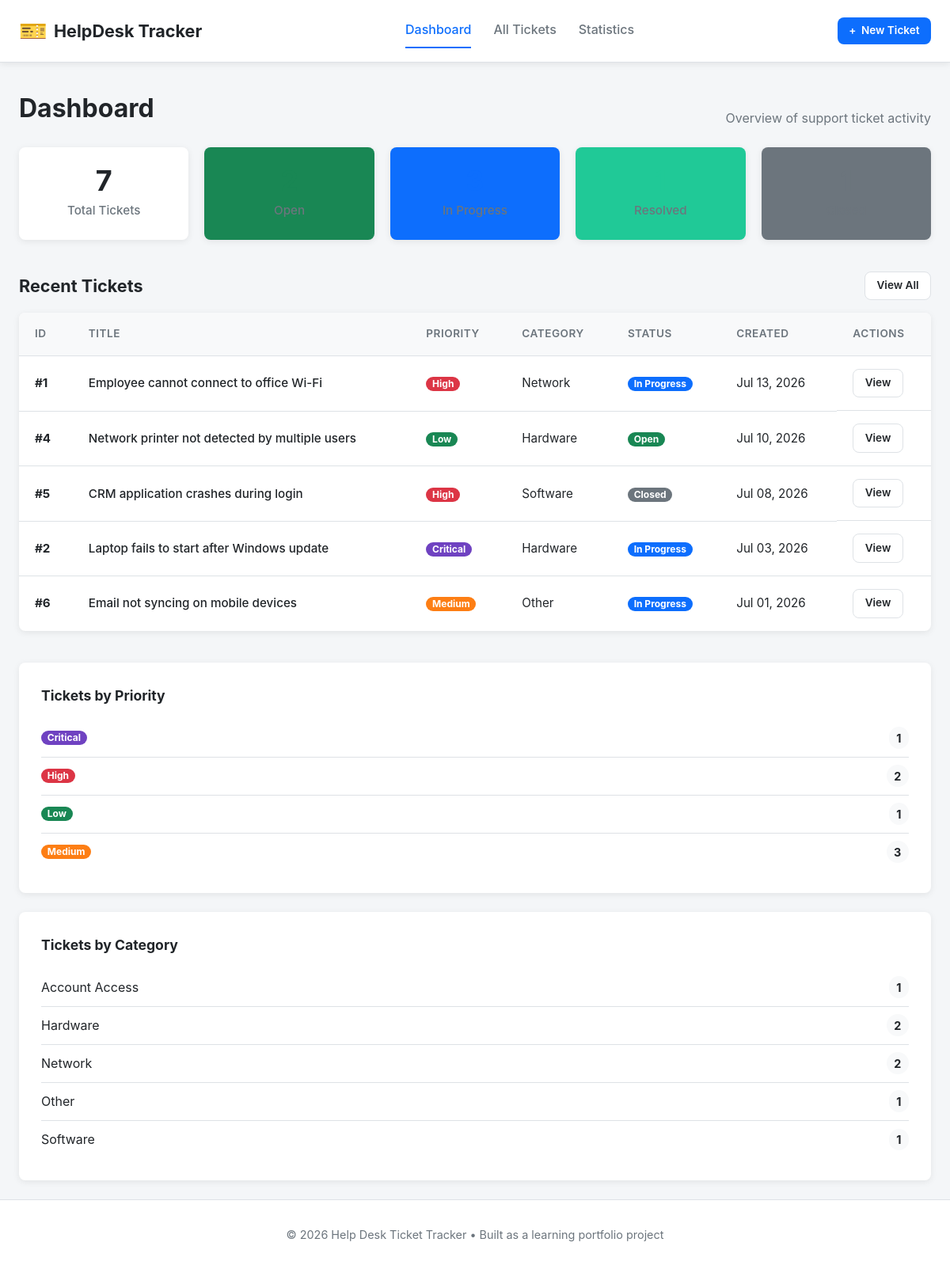
/dashboard, run on the app's committed database.
### models.py (models this page shows, shortened)
class Ticket(db.Model):
    __tablename__ = 'tickets'
    id = db.Column(db.Integer, primary_key=True)
    title = db.Column(db.String(200), nullable=False)
    description = db.Column(db.Text, nullable=False)
    priority = db.Column(db.String(20), nullable=False)
    category = db.Column(db.String(30), nullable=False)
    status = db.Column(db.String(20), nullable=False, default='Open')
    created_at = db.Column(db.DateTime, default=datetime.utcnow)
    updated_at = db.Column(db.DateTime, default=datetime.utcnow, onupdate=datetime.utcnow)
    notes = db.relationship(
        'TroubleshootingNote',
        backref='ticket',
        lazy='dynamic',
        cascade='all, delete-orphan'
    )

### app.py (the view)
    @app.route('/')
    @app.route('/dashboard')
    def dashboard():
        total = Ticket.query.count()
        open_ = Ticket.query.filter_by(status='Open').count()
        in_progress = Ticket.query.filter_by(status='In Progress').count()
        resolved = Ticket.query.filter_by(status='Resolved').count()
        closed = Ticket.query.filter_by(status='Closed').count()
        recent = Ticket.query.order_by(Ticket.created_at.desc()).limit(5).all()
        priority_stats = db.session.query(Ticket.priority, func.count(Ticket.id)).group_by(Ticket.priority).all()
        category_stats = db.session.query(Ticket.category, func.count(Ticket.id)).group_by(Ticket.category).all()
        return render_template('dashboard.html',
                               total_tickets=total, open_tickets=open_,
                               in_progress_tickets=in_progress, resolved_tickets=resolved,
                               closed_tickets=closed, recent_tickets=recent,
                               priority_stats=priority_stats, category_stats=category_stats)

### app.py (called while the page is built)
def create_app():
    app = Flask(__name__)
    app.config['SECRET_KEY'] = 'dev-secret-key-change-this-in-production'
    app.config['SQLALCHEMY_DATABASE_URI'] = 'sqlite:///' + os.path.join(app.instance_path, 'tickets.db')
    app.config['SQLALCHEMY_TRACK_MODIFICATIONS'] = False
    os.makedirs(app.instance_path, exist_ok=True)
    db.init_app(app)
    register_routes(app)
    register_error_handlers(app)
    @app.context_processor
    def inject_global_vars():
        return {'current_year': datetime.utcnow().year}
    return app

### templates/dashboard.html (shortened to what this page needs)
{% extends "base.html" %}
{% block content %}
<div class="page-header">
    <h1>Dashboard</h1>
    <p class="subtitle">Overview of support ticket activity</p>
</div>
<div class="stats-grid">
    <div class="stat-card">
        <div class="stat-number">{{ total_tickets }}</div>
        <div class="stat-label">Total Tickets</div>
    </div>
    <div class="stat-card status-open">
        <div class="stat-number">{{ open_tickets }}</div>
        <div class="stat-label">Open</div>
    </div>
    <div class="stat-card status-in-progress">
        <div class="stat-number">{{ in_progress_tickets }}</div>
        <div class="stat-label">In Progress</div>
    </div>
    <div class="stat-card status-resolved">
        <div class="stat-number">{{ resolved_tickets }}</div>
        <div class="stat-label">Resolved</div>
    </div>
    <div class="stat-card status-closed">
        <div class="stat-number">{{ closed_tickets }}</div>
        <div class="stat-label">Closed</div>
    </div>
</div>
<div class="section">
    <div class="section-header">
        <h2>Recent Tickets</h2>
        <a href="{{ url_for('list_tickets') }}" class="btn btn-secondary btn-sm">View All</a>
    </div>
    {% if recent_tickets %}
        <div class="table-responsive">
            <table class="tickets-table">
                <thead>
                    <tr>
                        <th>ID</th>
                        <th>Title</th>
                        <th>Priority</th>
                        <th>Category</th>
                        <th>Status</th>
                        <th>Created</th>
                        <th>Actions</th>
                    </tr>
                </thead>
                <tbody>
                    {% for ticket in recent_tickets %}
                    <tr>
                        <td><strong>#{{ ticket.id }}</strong></td>
                        <td>
                            <a href="{{ url_for('ticket_details', ticket_id=ticket.id) }}" class="ticket-title-link">
                                {{ ticket.title }}
                            </a>
                        </td>
                        <td>
                            <span class="badge badge-{{ ticket.priority|lower }}">{{ ticket.priority }}</span>
                        </td>
                        <td>{{ ticket.category }}</td>
                        <td>
                            <span class="badge status-{{ ticket.status|replace(' ', '-')|lower }}">{{ ticket.status }}</span>
                        </td>
                        <td>{{ ticket.created_at.strftime('%b %d, %Y') }}</td>
                        <td class="actions">
                            <a href="{{ url_for('ticket_details', ticket_id=ticket.id) }}" class="btn btn-sm btn-secondary">View</a>
                        </td>
                    </tr>
                    {% endfor %}
                </tbody>
            </table>
        </div>
    {% endif %}
</div>
<div class="breakdowns-grid">
    <div class="card">
        <h3>Tickets by Priority</h3>
        {% if priority_stats %}
            <ul class="stat-list">
                {% for priority, count in priority_stats %}
                    <li>
                        <span class="badge badge-{{ priority|lower }}">{{ priority }}</span>
                        <span class="stat-count">{{ count }}</span>
                    </li>
                {% endfor %}
            </ul>
        {% else %}
            <p class="text-muted">No data available yet.</p>
        {% endif %}
    </div>
    <div class="card">
        <h3>Tickets by Category</h3>
        {% if category_stats %}
            <ul class="stat-list">
                {% for category, count in category_stats %}
                    <li>
                        <span>{{ category }}</span>
                        <span class="stat-count">{{ count }}</span>
                    </li>
                {% endfor %}
            </ul>
        {% else %}
            <p class="text-muted">No data available yet.</p>
        {% endif %}
    </div>
</div>
{% endblock %}

### templates/base.html (shortened to what this page needs)
<!DOCTYPE html>
<html lang="en">
<head>
    <link rel="stylesheet" href="{{ url_for('static', filename='css/style.css') }}">
</head>
<body>
    <nav class="navbar">
        <div class="container navbar-content">
            <div class="navbar-brand">
                <a href="{{ url_for('dashboard') }}">
                    <span class="logo">🎫</span>
                    <span class="brand-text">HelpDesk Tracker</span>
                </a>
            </div>
            <div class="navbar-links">
                <a href="{{ url_for('dashboard') }}" class="nav-link {% if request.endpoint == 'dashboard' %}active{% endif %}">Dashboard</a>
                <a href="{{ url_for('list_tickets') }}" class="nav-link {% if request.endpoint == 'list_tickets' %}active{% endif %}">All Tickets</a>
                <a href="{{ url_for('statistics') }}" class="nav-link {% if request.endpoint == 'statistics' %}active{% endif %}">Statistics</a>
            </div>
            <div class="navbar-actions">
                <a href="{{ url_for('create_ticket') }}" class="btn btn-primary btn-sm">
                    <span>+</span> New Ticket
                </a>
            </div>
        </div>
    </nav>
    <main class="container">
        {% block content %}{% endblock %}
    </main>
    <footer class="footer">
        <div class="container">
            <p>&copy; {{ current_year }} Help Desk Ticket Tracker • Built as a learning portfolio project</p>
        </div>
    </footer>
</body>
</html>

### data on the page
Ticket: id "1", title "Employee cannot connect to office Wi-Fi", priority "High", category "Network", status "In Progress", created_at "Jul 13, 2026"
Ticket: id "4", title "Network printer not detected by multiple users", priority "Low", category "Hardware", status "Open", created_at "Jul 10, 2026"
Ticket: id "5", title "CRM application crashes during login", priority "High", category "Software", status "Closed", created_at "Jul 08, 2026"
Ticket: id "2", title "Laptop fails to start after Windows update", priority "Critical", category "Hardware", status "In Progress", created_at "Jul 03, 2026"
Ticket: id "6", title "Email not syncing on mobile devices", priority "Medium", category "Other", status "In Progress", created_at "Jul 01, 2026"
Ticket: priority "Medium", id "3", category "Account Access", count "1"

### other printed values
{{ total_tickets }} "7"
{{ priority }} "Critical" "High" "Low"
{{ count }} "1" "2" "1"
{{ category }} "Network" "Other" "Software"
{{ count }} "2" "1" "1"
